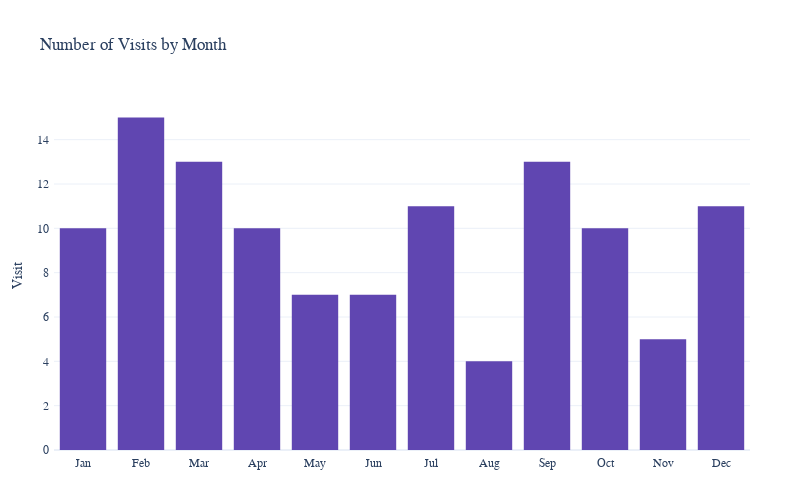

Here is the notebook cell this chart was saved with:
### Code cell
# Plot the number of check-ins by month
fig = px.histogram(df, x="Month", title="Number of Check-ins by Month")

fig.update_xaxes(categoryorder='array', categoryarray= ['Jan', 'Feb', 'Mar', 'Apr', 'May', 'Jun', 'Jul', 'Aug', 'Sep', 'Oct', 'Nov', 'Dec'])

# Change plotly theme
fig.layout.template = 'plotly_white'

# Change y-axis title
fig.update_yaxes(title_text='Visit')

# Remove x-axis title
fig.update_xaxes(title_text=None)

# Change title
fig.update_layout(title_text='Number of Visits by Month')

# Change the bar color
fig.update_traces(marker_color='#6046b1')

# Change the font to conthrax
fig.update_layout(font_family='Conthrax')

# Change hoverlabel information
fig.update_traces(hovertemplate='Month: %{x}<br>Visits: %{y}')

# Change figute size
fig.update_layout(
    autosize=False,
    width=800,
    height=500,
    margin=dict(
        l=50,
        r=50,
        b=50,
        t=100,
        pad=4
    ),
)

fig.show()

# Save the image
fig.write_image("Number of Visits by Month.png")

### Figure 1 — Plotly figure (JSON) as saved in the notebook; plotly's stock layout.template omitted (floating-point values rounded to 4 significant figures)
{"data": [{"alignmentgroup": "True", "bingroup": "x", "hovertemplate": "Month: %{x}<br>Visits: %{y}", "legendgroup": "", "marker": {"color": "#6046b1", "pattern": {"shape": ""}}, "name": "", "offsetgroup": "", "orientation": "v", "showlegend": false, "type": "histogram", "x": ["Dec", "Dec", "Dec", "Dec", "Dec", "Dec", "Dec", "Dec", "Dec", "Dec", "Dec", "Nov", "Nov", "Nov", "Nov", "Nov", "Oct", "Oct", "Oct", "Oct", "Oct", "Oct", "Oct", "Oct", "Oct", "Oct", "Sep", "Sep", "Sep", "Sep", "Sep", "Sep", "Sep", "Sep", "Sep", "Sep", "Sep", "Sep", "Sep", "Aug", "Aug", "Aug", "Aug", "Jul", "Jul", "Jul", "Jul", "Jul", "Jul", "Jul", "Jul", "Jul", "Jul", "Jul", "Jun", "Jun", "Jun", "Jun", "Jun", "Jun", "Jun", "May", "May", "May", "May", "May", "May", "May", "Apr", "Apr", "Apr", "Apr", "Apr", "Apr", "Apr", "Apr", "Apr", "Apr", "Mar", "Mar", "Mar", "Mar", "Mar", "Mar", "Mar", "Mar", "Mar", "Mar", "Mar", "Mar", "Mar", "Feb", "Feb", "Feb", "Feb", "Feb", "Feb", "Feb", "Feb", "Feb", "Feb", "Feb", "Feb", "Feb", "Feb", "Feb", "Jan", "Jan", "Jan", "Jan", "Jan", "Jan", "Jan", "Jan", "Jan", "Jan"], "xaxis": "x", "yaxis": "y"}], "layout": {"autosize": false, "barmode": "relative", "font": {"family": "Conthrax"}, "height": 500, "legend": {"tracegroupgap": 0}, "margin": {"b": 50, "l": 50, "pad": 4, "r": 50, "t": 100}, "title": {"text": "Number of Visits by Month"}, "width": 800, "xaxis": {"anchor": "y", "categoryarray": ["Jan", "Feb", "Mar", "Apr", "May", "Jun", "Jul", "Aug", "Sep", "Oct", "Nov", "Dec"], "categoryorder": "array", "domain": [0, 1], "title": {}}, "yaxis": {"anchor": "x", "domain": [0, 1], "title": {"text": "Visit"}}}}
